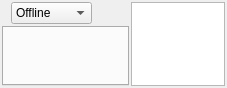
<?xml version="1.0" encoding="UTF-8"?>
<ui version="4.0">
 <class>AdmXmppWidget</class>
 <widget class="QFrame" name="AdmXmppWidget">
  <property name="geometry">
   <rect>
    <x>0</x>
    <y>0</y>
    <width>227</width>
    <height>88</height>
   </rect>
  </property>
  <property name="windowTitle">
   <string>Frame</string>
  </property>
  <property name="frameShape">
   <enum>QFrame::NoFrame</enum>
  </property>
  <property name="frameShadow">
   <enum>QFrame::Raised</enum>
  </property>
  <layout class="QGridLayout" name="gridLayout" rowstretch="0,1" columnstretch="1,0">
   <property name="margin">
    <number>2</number>
   </property>
   <property name="spacing">
    <number>2</number>
   </property>
   <item row="0" column="0">
    <layout class="QHBoxLayout" name="horizontalLayout">
     <item>
      <widget class="QLabel" name="_statusIcon">
       <property name="text">
        <string/>
       </property>
      </widget>
     </item>
     <item>
      <widget class="QComboBox" name="_status">
       <property name="editable">
        <bool>false</bool>
       </property>
       <property name="currentIndex">
        <number>6</number>
       </property>
       <property name="sizeAdjustPolicy">
        <enum>QComboBox::AdjustToContents</enum>
       </property>
       <item>
        <property name="text">
         <string>Available</string>
        </property>
        <property name="icon">
         <iconset resource="../../resources.qrc">
          <normaloff>:/icons/status-avail.png</normaloff>:/icons/status-avail.png</iconset>
        </property>
       </item>
       <item>
        <property name="text">
         <string>Chat</string>
        </property>
        <property name="icon">
         <iconset resource="../../resources.qrc">
          <normaloff>:/icons/status-avail.png</normaloff>:/icons/status-avail.png</iconset>
        </property>
       </item>
       <item>
        <property name="text">
         <string>Busy</string>
        </property>
        <property name="icon">
         <iconset resource="../../resources.qrc">
          <normaloff>:/icons/status-busy.png</normaloff>:/icons/status-busy.png</iconset>
        </property>
       </item>
       <item>
        <property name="text">
         <string>Away</string>
        </property>
        <property name="icon">
         <iconset resource="../../resources.qrc">
          <normaloff>:/icons/status-unavail.png</normaloff>:/icons/status-unavail.png</iconset>
        </property>
       </item>
       <item>
        <property name="text">
         <string>DND</string>
        </property>
        <property name="icon">
         <iconset resource="../../resources.qrc">
          <normaloff>:/icons/status-dnd.png</normaloff>:/icons/status-dnd.png</iconset>
        </property>
       </item>
       <item>
        <property name="text">
         <string>Invisible</string>
        </property>
       </item>
       <item>
        <property name="text">
         <string>Offline</string>
        </property>
       </item>
      </widget>
     </item>
     <item>
      <spacer name="horizontalSpacer">
       <property name="orientation">
        <enum>Qt::Horizontal</enum>
       </property>
       <property name="sizeHint" stdset="0">
        <size>
         <width>0</width>
         <height>0</height>
        </size>
       </property>
      </spacer>
     </item>
    </layout>
   </item>
   <item row="1" column="0">
    <widget class="QTabWidget" name="_conversations">
     <property name="tabsClosable">
      <bool>true</bool>
     </property>
     <property name="movable">
      <bool>true</bool>
     </property>
    </widget>
   </item>
   <item row="0" column="1" rowspan="2">
    <widget class="QListWidget" name="_buddyList">
     <property name="sizePolicy">
      <sizepolicy hsizetype="Preferred" vsizetype="Preferred">
       <horstretch>0</horstretch>
       <verstretch>0</verstretch>
      </sizepolicy>
     </property>
    </widget>
   </item>
  </layout>
 </widget>
 <resources>
  <include location="../../resources.qrc"/>
 </resources>
 <connections/>
</ui>
